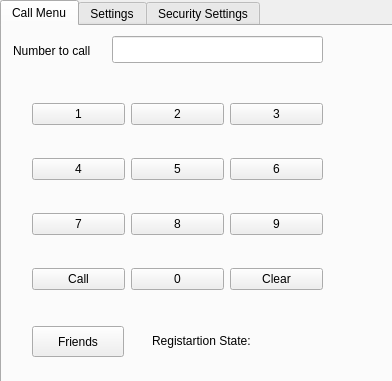
<?xml version="1.0" encoding="UTF-8"?>
<ui version="4.0">
 <class>Form</class>
 <widget class="QWidget" name="Form">
  <property name="geometry">
   <rect>
    <x>0</x>
    <y>0</y>
    <width>392</width>
    <height>381</height>
   </rect>
  </property>
  <property name="windowTitle">
   <string>TelSimple</string>
  </property>
  <widget class="QTabWidget" name="tabWidget">
   <property name="geometry">
    <rect>
     <x>0</x>
     <y>0</y>
     <width>401</width>
     <height>391</height>
    </rect>
   </property>
   <property name="currentIndex">
    <number>0</number>
   </property>
   <widget class="QWidget" name="tab">
    <attribute name="title">
     <string>Call Menu</string>
    </attribute>
    <widget class="QWidget" name="gridLayoutWidget">
     <property name="geometry">
      <rect>
       <x>30</x>
       <y>50</y>
       <width>291</width>
       <height>241</height>
      </rect>
     </property>
     <layout class="QGridLayout" name="gridLayout">
      <item row="2" column="0">
       <widget class="QPushButton" name="butCall7">
        <property name="text">
         <string>7</string>
        </property>
       </widget>
      </item>
      <item row="1" column="0">
       <widget class="QPushButton" name="butCall4">
        <property name="text">
         <string>4</string>
        </property>
       </widget>
      </item>
      <item row="1" column="2">
       <widget class="QPushButton" name="butCall6">
        <property name="text">
         <string>6</string>
        </property>
       </widget>
      </item>
      <item row="0" column="0">
       <widget class="QPushButton" name="butCall1">
        <property name="text">
         <string>1</string>
        </property>
       </widget>
      </item>
      <item row="1" column="1">
       <widget class="QPushButton" name="butCall5">
        <property name="text">
         <string>5</string>
        </property>
       </widget>
      </item>
      <item row="0" column="1">
       <widget class="QPushButton" name="butCall2">
        <property name="text">
         <string>2</string>
        </property>
       </widget>
      </item>
      <item row="2" column="2">
       <widget class="QPushButton" name="butCall9">
        <property name="text">
         <string>9</string>
        </property>
       </widget>
      </item>
      <item row="2" column="1">
       <widget class="QPushButton" name="butCall8">
        <property name="text">
         <string>8</string>
        </property>
       </widget>
      </item>
      <item row="0" column="2">
       <widget class="QPushButton" name="butCall3">
        <property name="text">
         <string>3</string>
        </property>
       </widget>
      </item>
      <item row="3" column="0">
       <widget class="QPushButton" name="butCallCall">
        <property name="text">
         <string>Call</string>
        </property>
       </widget>
      </item>
      <item row="3" column="1">
       <widget class="QPushButton" name="butCall0">
        <property name="text">
         <string>0</string>
        </property>
       </widget>
      </item>
      <item row="3" column="2">
       <widget class="QPushButton" name="butCallHangup">
        <property name="text">
         <string>Clear</string>
        </property>
       </widget>
      </item>
     </layout>
    </widget>
    <widget class="QLineEdit" name="leCallNumber">
     <property name="geometry">
      <rect>
       <x>110</x>
       <y>10</y>
       <width>211</width>
       <height>27</height>
      </rect>
     </property>
    </widget>
    <widget class="QLabel" name="label">
     <property name="geometry">
      <rect>
       <x>11</x>
       <y>14</y>
       <width>101</width>
       <height>21</height>
      </rect>
     </property>
     <property name="text">
      <string>Number to call</string>
     </property>
    </widget>
    <widget class="QLabel" name="label_6">
     <property name="geometry">
      <rect>
       <x>150</x>
       <y>306</y>
       <width>131</width>
       <height>17</height>
      </rect>
     </property>
     <property name="text">
      <string>Registartion State:</string>
     </property>
    </widget>
    <widget class="QLabel" name="laRegState">
     <property name="geometry">
      <rect>
       <x>290</x>
       <y>306</y>
       <width>21</width>
       <height>17</height>
      </rect>
     </property>
     <property name="autoFillBackground">
      <bool>false</bool>
     </property>
     <property name="text">
      <string/>
     </property>
    </widget>
    <widget class="QPushButton" name="butFriends">
     <property name="geometry">
      <rect>
       <x>30</x>
       <y>300</y>
       <width>92</width>
       <height>31</height>
      </rect>
     </property>
     <property name="text">
      <string>Friends</string>
     </property>
    </widget>
   </widget>
   <widget class="QWidget" name="tab_2">
    <attribute name="title">
     <string>Settings</string>
    </attribute>
    <widget class="QLabel" name="label_2">
     <property name="geometry">
      <rect>
       <x>10</x>
       <y>10</y>
       <width>64</width>
       <height>17</height>
      </rect>
     </property>
     <property name="text">
      <string>Sip Name:</string>
     </property>
    </widget>
    <widget class="QLabel" name="label_3">
     <property name="geometry">
      <rect>
       <x>10</x>
       <y>130</y>
       <width>181</width>
       <height>16</height>
      </rect>
     </property>
     <property name="text">
      <string>Sip Server IP or HostName</string>
     </property>
    </widget>
    <widget class="QLabel" name="label_4">
     <property name="geometry">
      <rect>
       <x>10</x>
       <y>190</y>
       <width>111</width>
       <height>16</height>
      </rect>
     </property>
     <property name="text">
      <string>Sip Server Port</string>
     </property>
    </widget>
    <widget class="QLabel" name="label_5">
     <property name="geometry">
      <rect>
       <x>10</x>
       <y>70</y>
       <width>71</width>
       <height>16</height>
      </rect>
     </property>
     <property name="text">
      <string>Sip Secret</string>
     </property>
    </widget>
    <widget class="QLineEdit" name="leSettingsName">
     <property name="geometry">
      <rect>
       <x>10</x>
       <y>30</y>
       <width>311</width>
       <height>27</height>
      </rect>
     </property>
    </widget>
    <widget class="QLineEdit" name="leSettingsSecret">
     <property name="geometry">
      <rect>
       <x>10</x>
       <y>90</y>
       <width>311</width>
       <height>27</height>
      </rect>
     </property>
    </widget>
    <widget class="QLineEdit" name="leSettingsIP">
     <property name="geometry">
      <rect>
       <x>10</x>
       <y>150</y>
       <width>311</width>
       <height>27</height>
      </rect>
     </property>
    </widget>
    <widget class="QLineEdit" name="leSettingsPort">
     <property name="geometry">
      <rect>
       <x>10</x>
       <y>210</y>
       <width>311</width>
       <height>27</height>
      </rect>
     </property>
    </widget>
    <widget class="QPushButton" name="butSettingsSave">
     <property name="geometry">
      <rect>
       <x>250</x>
       <y>310</y>
       <width>111</width>
       <height>27</height>
      </rect>
     </property>
     <property name="text">
      <string>Save Settings</string>
     </property>
    </widget>
    <widget class="QPushButton" name="butSettingsLoad">
     <property name="geometry">
      <rect>
       <x>130</x>
       <y>310</y>
       <width>111</width>
       <height>27</height>
      </rect>
     </property>
     <property name="text">
      <string>Load Settings</string>
     </property>
    </widget>
    <widget class="QCheckBox" name="cbSettingsStun">
     <property name="geometry">
      <rect>
       <x>10</x>
       <y>250</y>
       <width>96</width>
       <height>22</height>
      </rect>
     </property>
     <property name="text">
      <string>Stun</string>
     </property>
    </widget>
    <widget class="QLineEdit" name="leSettingsStun">
     <property name="geometry">
      <rect>
       <x>10</x>
       <y>270</y>
       <width>311</width>
       <height>27</height>
      </rect>
     </property>
    </widget>
    <widget class="QPushButton" name="butSettingsCreate">
     <property name="geometry">
      <rect>
       <x>10</x>
       <y>310</y>
       <width>111</width>
       <height>27</height>
      </rect>
     </property>
     <property name="text">
      <string>Create New</string>
     </property>
    </widget>
   </widget>
   <widget class="QWidget" name="tab_3">
    <attribute name="title">
     <string>Security Settings</string>
    </attribute>
    <widget class="QLabel" name="label_9">
     <property name="geometry">
      <rect>
       <x>20</x>
       <y>170</y>
       <width>131</width>
       <height>21</height>
      </rect>
     </property>
     <property name="text">
      <string>Machine Certificate:</string>
     </property>
    </widget>
    <widget class="QCheckBox" name="cbSecureSecure">
     <property name="geometry">
      <rect>
       <x>10</x>
       <y>100</y>
       <width>184</width>
       <height>26</height>
      </rect>
     </property>
     <property name="text">
      <string>Use secure call settings</string>
     </property>
    </widget>
    <widget class="QRadioButton" name="rbSecureSRTP">
     <property name="geometry">
      <rect>
       <x>30</x>
       <y>120</y>
       <width>109</width>
       <height>26</height>
      </rect>
     </property>
     <property name="text">
      <string>Only SRTP</string>
     </property>
    </widget>
    <widget class="QRadioButton" name="rbSecureTLS">
     <property name="geometry">
      <rect>
       <x>30</x>
       <y>150</y>
       <width>141</width>
       <height>26</height>
      </rect>
     </property>
     <property name="text">
      <string>SRTP with TLS</string>
     </property>
    </widget>
    <widget class="QLineEdit" name="leSecureMachineCert">
     <property name="geometry">
      <rect>
       <x>20</x>
       <y>200</y>
       <width>301</width>
       <height>33</height>
      </rect>
     </property>
    </widget>
    <widget class="QLineEdit" name="leSecurePrivKey">
     <property name="geometry">
      <rect>
       <x>20</x>
       <y>270</y>
       <width>301</width>
       <height>33</height>
      </rect>
     </property>
    </widget>
    <widget class="QLabel" name="label_8">
     <property name="geometry">
      <rect>
       <x>20</x>
       <y>240</y>
       <width>131</width>
       <height>21</height>
      </rect>
     </property>
     <property name="text">
      <string>Private Key:</string>
     </property>
    </widget>
    <widget class="QPushButton" name="butSecureMachineCert">
     <property name="geometry">
      <rect>
       <x>330</x>
       <y>200</y>
       <width>41</width>
       <height>31</height>
      </rect>
     </property>
     <property name="text">
      <string>G</string>
     </property>
    </widget>
    <widget class="QPushButton" name="butSecurePrivateKey">
     <property name="geometry">
      <rect>
       <x>330</x>
       <y>270</y>
       <width>41</width>
       <height>31</height>
      </rect>
     </property>
     <property name="text">
      <string>G</string>
     </property>
    </widget>
    <widget class="QPushButton" name="butSecureSave">
     <property name="geometry">
      <rect>
       <x>80</x>
       <y>310</y>
       <width>97</width>
       <height>31</height>
      </rect>
     </property>
     <property name="text">
      <string>Save Settings</string>
     </property>
    </widget>
    <widget class="QPushButton" name="butSecureLoad">
     <property name="geometry">
      <rect>
       <x>200</x>
       <y>310</y>
       <width>97</width>
       <height>31</height>
      </rect>
     </property>
     <property name="text">
      <string>Load Settings</string>
     </property>
    </widget>
    <widget class="QCheckBox" name="checkBox">
     <property name="geometry">
      <rect>
       <x>10</x>
       <y>70</y>
       <width>98</width>
       <height>26</height>
      </rect>
     </property>
     <property name="text">
      <string>NSA mode</string>
     </property>
    </widget>
    <widget class="QGroupBox" name="groupBox">
     <property name="geometry">
      <rect>
       <x>0</x>
       <y>0</y>
       <width>120</width>
       <height>71</height>
      </rect>
     </property>
     <property name="font">
      <font>
       <weight>50</weight>
       <bold>false</bold>
      </font>
     </property>
     <property name="title">
      <string>Transport type</string>
     </property>
     <property name="checkable">
      <bool>false</bool>
     </property>
     <widget class="QRadioButton" name="rbSecureUDP">
      <property name="geometry">
       <rect>
        <x>0</x>
        <y>40</y>
        <width>109</width>
        <height>26</height>
       </rect>
      </property>
      <property name="text">
       <string>UPD</string>
      </property>
     </widget>
     <widget class="QRadioButton" name="rbSecureTCP">
      <property name="geometry">
       <rect>
        <x>0</x>
        <y>20</y>
        <width>109</width>
        <height>26</height>
       </rect>
      </property>
      <property name="text">
       <string>TCP</string>
      </property>
     </widget>
    </widget>
   </widget>
  </widget>
 </widget>
 <resources/>
 <connections/>
</ui>
